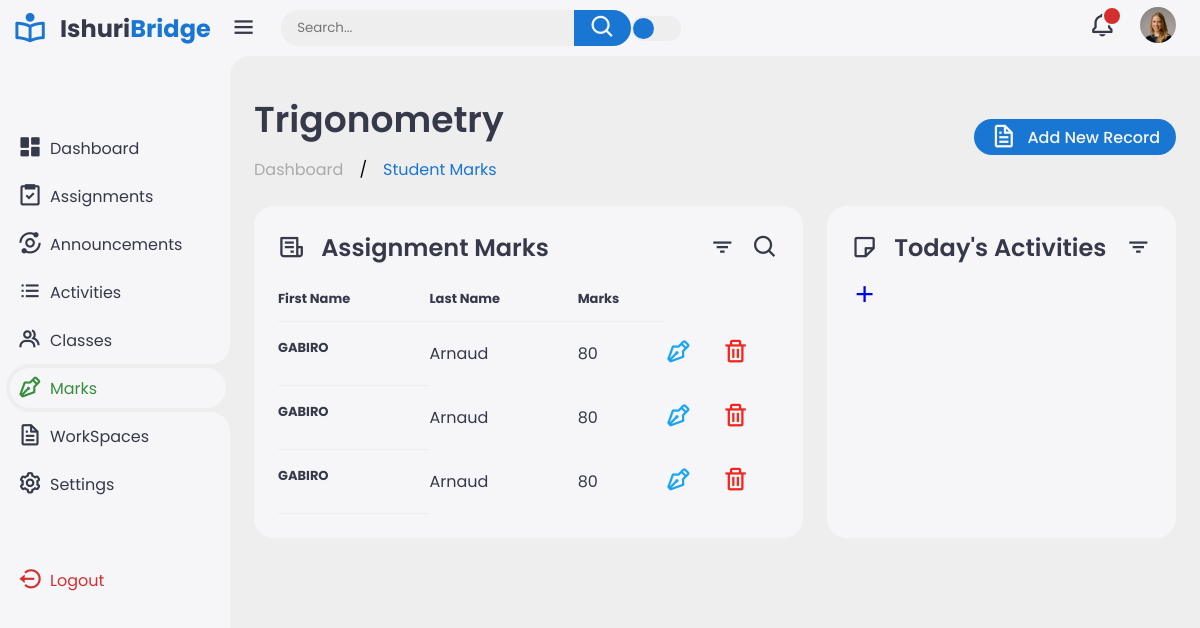
The app's page /view-students/5 (signed in) with its own data.
### base/models.py (models this page shows, shortened)
class Teacher(AbstractBaseUser, PermissionsMixin):
    email = models.EmailField(unique=True, null=True)
    name = models.CharField(max_length=150, unique=True, null=True)
    is_active = models.BooleanField(default=True)
    is_staff = models.BooleanField(default=False)
    avatar = models.ImageField(null=False, default='avatar.svg')
    is_dark = models.BooleanField(null=False, default=False)
    objects = CustomUserManager()
    USERNAME_FIELD = 'email'
    REQUIRED_FIELDS = ['username']

class Assignment(models.Model):
    host = models.ForeignKey(Teacher, on_delete=models.CASCADE, null=True)
    name = models.CharField(max_length=200, null=True)
    description = models.TextField(null=True)
    assigned_class = models.IntegerField(null=True)
    submission_date = models.CharField(max_length=300, null=True)
    uploaded = models.DateTimeField(auto_now=True)
    submitted = models.CharField(max_length=50, default='False')
    class Meta:
        ordering = ['-uploaded']

class Student(models.Model):
    first_name = models.CharField(max_length=200, null=True)
    last_name = models.CharField(max_length=200, null=True)
    grade = models.IntegerField(null=True)
    assignments = models.ManyToManyField(Assignment, related_name='assignments')
    teacher = models.ForeignKey(Teacher, on_delete=models.CASCADE, null=True)

### base/views.py (the view)
# urls.py: path('view-students/<str:pk>', views.viewStudents, name="students"),
@login_required(login_url='login')
def viewStudents(request, pk):
    assignment = Assignment.objects.get(id=pk)
    students = Student.objects.filter(assignments__id=pk)
    average = 20
    context = {'students': students, 'average': average, 'assignment':assignment}
    return render(request, 'html/view-students.html', context)

### base/templates/html/view-students.html (shortened to what this page needs)
{% extends 'main.html' %}
{% load static %}
{% block content %}
<div class="sidebar">
    <a href="#" class="logo">
        <i class='bx bx-book-reader'></i>
        <div class="logo-name"><span>Ishuri</span>Bridge</div>
    </a>
    <ul class="side-menu">
        <li><a href="{% url 'teacher' %}"><i class='bx bxs-dashboard'></i>Dashboard</a></li>
        <li><a href="{% url 'view-assignments' %}"><i class='bx bx-task'></i>Assignments</a></li>
        <li><a href="{% url 'announcements' %}"><i class='bx bx-analyse'></i>Announcements</a></li>
        <li><a href="{% url 'view-activities'%}"><i class='bx bx-list-ul'></i>Activities</a></li>
        <li><a href="{% url 'classes-view' %}"><i class='bx bx-group'></i>Classes</a></li>
        <li class="active"><a href="{% url 'all-marks' %}"><i class='bx bx-pen'></i>Marks</a></li>
        <li><a href="{% url 'workspace' %}"><i class='bx bx-file'></i>WorkSpaces</a></li>
        <li><a href="{% url 'user-profile' request.user.id%}"><i class='bx bx-cog'></i>Settings</a></li>
    </ul>
    <ul class="side-menu">
        <li>
            <a href="{% url 'logout' %}" class="logout">
                <i class='bx bx-log-out-circle'></i>
                Logout
            </a>
        </li>
    </ul>
</div>
<div class="content">
    <main>
        <div class="header">
            <div class="left">
                <h1>{{assignment.name}}</h1>
                <ul class="breadcrumb">
                    <li><a href="#">
                            Dashboard
                        </a></li>
                    /
                    <li><a href="#" class="active">Student Marks</a></li>
                </ul>
            </div>
            <a href="{% url 'add-marks' %}" class="report">
                <i class='bx bx-file'></i>
                <span>Add New Record</span>
            </a>
        </div>
        <div class="bottom-data">
            <div class="orders">
                <div class="header">
                    <i class='bx bx-receipt'></i>
                    <h3>Assignment Marks</h3>
                    <i class='bx bx-filter'></i>
                    <i class='bx bx-search'></i>
                </div>
                <div class="table-responsive">
                    <table class="table">
                        <thead>
                            <tr>
                                <th scope="col">First Name</th>
                                <th scope="col">Last Name</th>
                                <th scope="col">Marks</th>
                            </tr>
                        </thead>
                        <tbody>
                            {% for student in students %}
                            <tr>
                                <th scope="row">{{student.first_name}}</th>
                                <td>{{student.last_name}}</td>
                                <td>{{student.grade}}</td>
                                <td><a href="{% url 'update-marks' student.id %}"><i class='bx bx-pen' style="color: rgb(31, 164, 241);"></i></a></td>
                                <td><a href="{% url 'delete-marks' student.id %}"><i class='bx bx-trash' style="color: rgb(241, 38, 31);"></i></a></td>
                            </tr>
                            {% endfor %}
                        </tbody>
                    </table>
                </div>
            </div>
            <div class="reminders">
                <div class="header">
                    <i class='bx bx-note'></i>
                    <h3>Today's Activities</h3>
                    <i class='bx bx-filter'></i>
                    <a href="{% url 'create-event' %}"><i class='bx bx-plus'"></i></a>
                </div>
            </div>
        </div>
    </main>
</div>
{% endblock content %}

### templates/main.html (shortened to what this page needs)
<!DOCTYPE html>
{% load static %}
<html lang="en">
<head>
    <link href='https://unpkg.com/boxicons@2.1.4/css/boxicons.min.css' rel='stylesheet'>
    <link rel="stylesheet" href="{% static 'style.css' %}">
</head>
<body>
  <div class="content">
    <nav>
      <i class='bx bx-menu'></i>
      <form action="#">
          <div class="form-input">
              <input type="search" placeholder="Search...">
              <button class="search-btn" type="submit"><i class='bx bx-search'></i></button>
              <label for="theme-toggle" class="theme-toggle"></label>
          </div>
      </form>
      <a href="#" class="notif">
          <i class='bx bx-bell'></i>
          <span class="count">{{announcements.count}}</span>
      </a>
      <a href="{% url 'user-profile' request.user.id %}" class="profile">
          <img src="{{user.avatar.url}}">
      </a>
  </nav>
  </div>
  {% block content %}
  {% endblock content %}
</body>

### records on screen
Teacher: avatar (picture)
Assignment: name "Trigonometry"
Student: first_name "GABIRO", last_name "Arnaud", grade "80"
Student: first_name "GABIRO", last_name "Arnaud", grade "80"
Student: first_name "GABIRO", last_name "Arnaud", grade "80"
